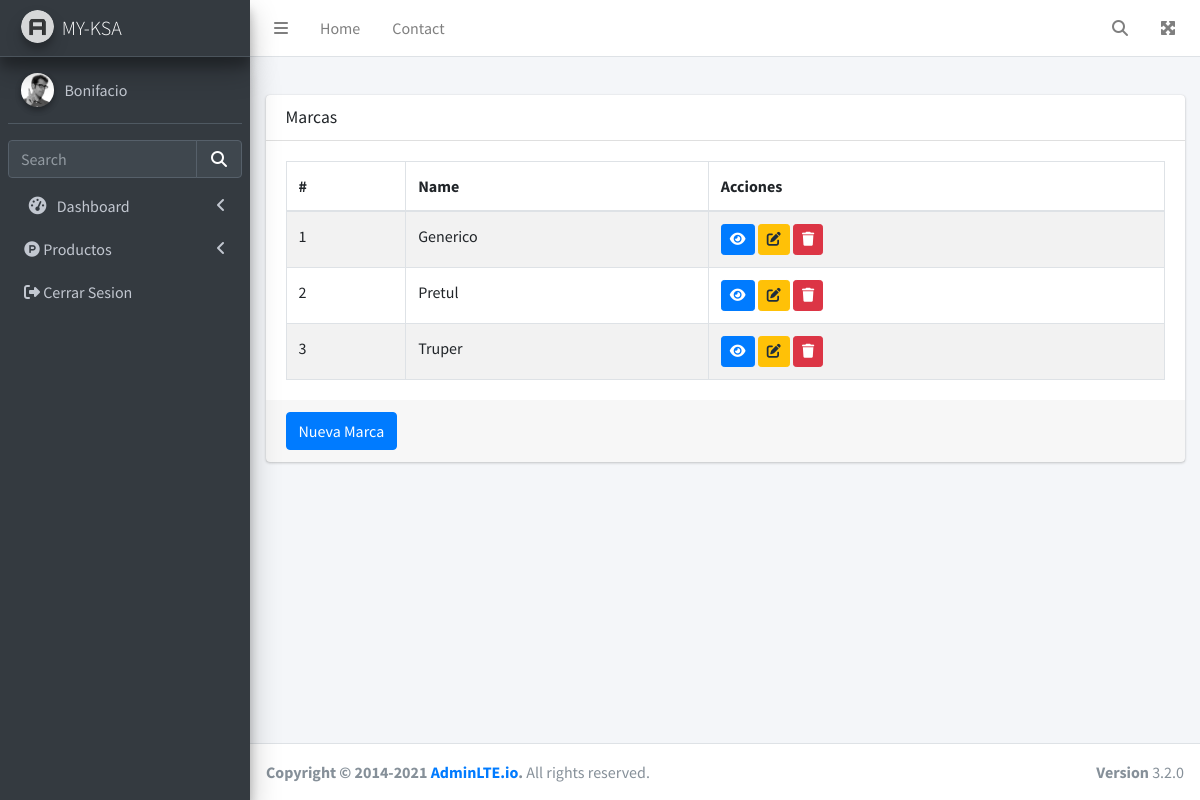
The app's page /product/brand/ (signed in) with its own data.
### src/user/models.py (models this page shows, shortened)
class UserAccount(AbstractBaseUser,Person, PermissionsMixin):
    username = models.CharField(verbose_name="Nombre de Usuario",max_length=150,unique=True,null=False,blank=False)
    email = models.EmailField(verbose_name="Correo Electronico",max_length=255, unique=True, null=False,blank=False)
    phone = models.CharField(verbose_name="telefono",max_length=13,null=False,blank=False)
    is_active = models.BooleanField(default=True)
    is_staff = models.BooleanField(default=False)
    objects = UserAccountManager()
    USERNAME_FIELD = 'username'
    REQUIRED_FIELDS = ['first_name', 'last_name','email']

### src/products/models.py (models this page shows, shortened)
class Brand(models.Model):
    id = models.UUIDField(primary_key=True,editable=False,default=uuid.uuid4)
    name = models.CharField(verbose_name="Marca",max_length=250,blank=False,null=False)
    slug = models.SlugField(null=True,blank=True)
    created_at = models.DateTimeField(auto_now_add=True)
    updated_at = models.DateTimeField(auto_now=True)
    class Meta:
        verbose_name = "brand"
        verbose_name_plural = "brands"

### src/products/views.py (the view)
# urls.py: path('brand/',BrandListView.as_view(),name="brand_index"),
class BrandListView(LoginRequiredMixin, ListView):
    template_name = "brand/index.html"
    model = BrandForms.Meta.model
    context_object_name = "brand_list"
    queryset = BrandForms.Meta.model.objects.all().order_by('name')
    def get_context_data(self, **kwargs):
        context = super().get_context_data(**kwargs)
        context["title"] = "Marcas"
        return context

### template/brand/index.html (shortened to what this page needs)
{% extends '../layout/_layout.html' %}
{% block content %}
    <div class="row">
        <div class="col-12">
          <div class="card">
            <div class="card-header">
              <h3 class="card-title">{{title}}</h3>
            </div>
            <div class="card-body">
              <table id="brand" class="table table-striped table-bordered">
                <thead>
                  <tr>
                    <th>#</th>
                    <th>Name</th>
                    <th>Acciones</th>
                  </tr>
                </thead>
                <tbody>
                  {% for brand in brand_list %}
                  <tr>
                    <td>{{forloop.counter}}</td>
                    <td>{{brand.name}}</td>
                    <td>
                      <a href="{% url 'brand_detail' brand.slug %}" class="btn btn-primary btn-sm">
                          <i class="fa-solid fa-eye"></i>
                      </a>
                      <a
                        class="btn btn-warning btn-sm"
                        href="{% url 'brand_edit' brand.slug %}"
                        ><i class="fa-solid fa-pen-to-square"></i></a
                      >
                      <a
                        class="btn btn-danger btn-sm"
                        href="{% url 'brand_delete' brand.slug %}"
                        ><i class="fa-solid fa-trash"></i></a
                      >
                    </td>
                  </tr>
                  {% endfor %}
                </tbody>
              </table>
            </div>
            <div class="card-footer">
              <a href="{% url 'brand_store' %}" class="btn btn-primary">Nueva Marca</a>
            </div>
          </div>
        </div>
      </div>
      {% endblock content %}

### template/components/_sidebar.html (shortened to what this page needs)
{% load static %}
<aside class="main-sidebar sidebar-dark-primary elevation-4">
    <a href="../../index3.html" class="brand-link elevation-4">
        <img src="{% static '/img/AdminLTELogo.png' %}" alt="AdminLTE Logo" class="brand-image img-circle elevation-3" style="opacity: .8">
        <span class="brand-text font-weight-light">MY-KSA</span>
    </a>
    <div class="sidebar">
    <div class="user-panel mt-3 pb-3 mb-3 d-flex">
        <div class="image">
            <img src="{% static 'img/user2-160x160.jpg' %}" class="img-circle elevation-2" alt="User Image">
        </div>
        <div class="info">
            <a href="#" class="d-block">{{user.username}}</a>
        </div>
    </div>
    <div class="form-inline">
        <div class="input-group" data-widget="sidebar-search">
            <input class="form-control form-control-sidebar" type="search" placeholder="Search" aria-label="Search">
            <div class="input-group-append">
                <button class="btn btn-sidebar">
                    <i class="fas fa-search fa-fw"></i>
                </button>
            </div>
        </div>
    </div>
    <nav class="mt-2">
        <ul class="nav nav-pills nav-sidebar flex-column" data-widget="treeview" role="menu" data-accordion="false">
            <li class="nav-item">
                <a href="#" class="nav-link">
                    <i class="nav-icon fas fa-tachometer-alt"></i>
                    <p>
                    Dashboard
                    <i class="right fas fa-angle-left"></i>
                    </p>
                </a>
            </li>
            <li class="nav-item">
                <a href="#" class="nav-link">
                    <i class="fa-brands fa-product-hunt"></i>
                    <p>
                        Productos
                    <i class="right fas fa-angle-left"></i>
                    </p>
                </a>
            </li>
            <li class="nav-item">
                <a class="nav-link" href="{% url 'log_out' %}">
                    <i class="fa-solid fa-right-from-bracket"></i>
                    <p>
                        Cerrar Sesion
                    </p>
                </a>
            </li>
        </ul>
    </nav>
    </div>
</aside>

### records on screen
UserAccount: username "Bonifacio"
Brand: name "Generico"
Brand: name "Pretul"
Brand: name "Truper"

### other values on screen
{{ title }} "Marcas"
